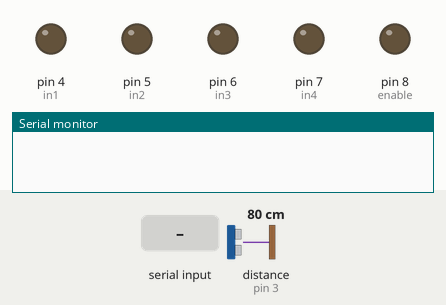
Simulated run of this sketch. Board: Arduino Uno, built with avr-gcc and run on an emulated ATmega328P. Shown: output pins drawn as LEDs (lit = HIGH), the last lines printed to the serial monitor. The test bench sets the inputs (shaded band); at power-on: distance to the obstacle (sensor on pin 3) 80 cm. The echo pulse lasts 58.3 µs per cm; pins used as bus, display or sensor lines are not drawn.

Above: at 1.2 s.
1.3 s: "W" received over the second serial link
At 2.5 s:
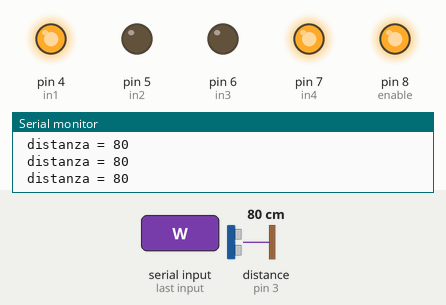
2.8 s: distance to the obstacle (sensor on pin 3) set to 53 cm
5.8 s: distance to the obstacle (sensor on pin 3) set to 47 cm
At 7.0 s:
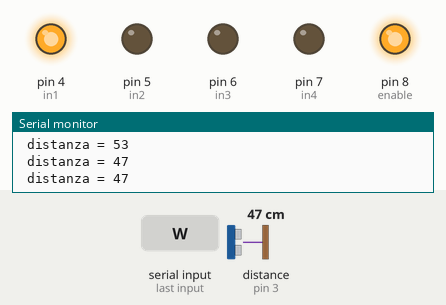
7.3 s: "S" received over the second serial link
At 8.7 s:
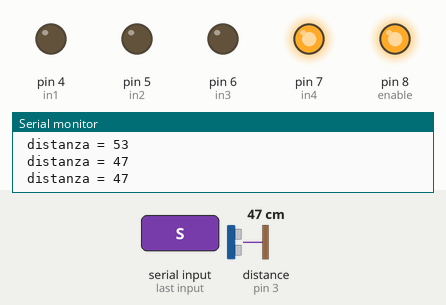
9.3 s: "I" received over the second serial link
At 9.8 s:
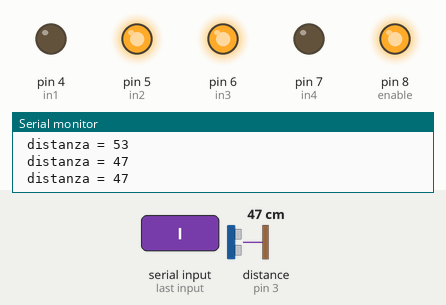
10.8 s: "H" received over the second serial link
At 12.1 s:
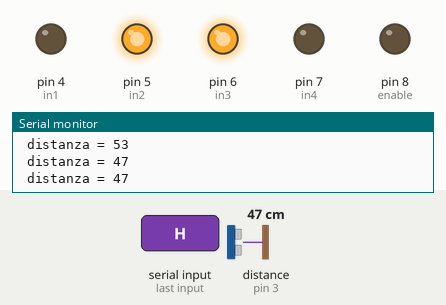
Timing chart, 0 to 13.3 s (numbered marks = the images above; inputs shaded):
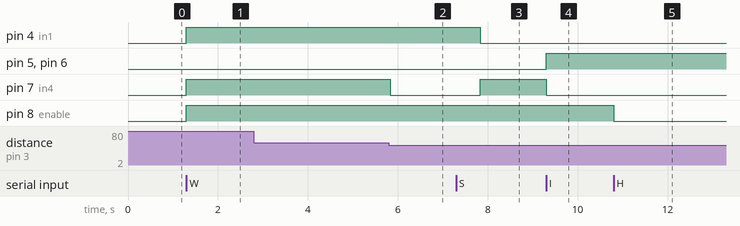

The sketch:

ApeApp.ino
```cpp
#include <SoftwareSerial.h>

int enable = 8;
int in1 = 4;
int in2 = 5;
int in3 = 6;
int in4 = 7;

int distanza;
int triggerPort = 2;
int echoPort = 3;

#define   RX  0
#define   TX  1
SoftwareSerial mySerial(RX, TX);
char Ch;

void setup() {

  pinMode(enable, OUTPUT);
  pinMode(in1, OUTPUT);
  pinMode(in2, OUTPUT);
  pinMode(in3, OUTPUT);
  pinMode(in4, OUTPUT);

  pinMode(triggerPort, OUTPUT );
  pinMode(echoPort, INPUT );

  mySerial.begin(9600);
  Serial.begin(9600);
}

void Sensore() {
  unsigned long durata = 0;
  digitalWrite(triggerPort, HIGH);
  delayMicroseconds(10);
  digitalWrite(triggerPort, LOW);
  durata = pulseIn(echoPort, HIGH);
  distanza = durata / 58;

  Serial.print(" distanza = ");
  Serial.println(distanza);
}

void Indietro() {
  digitalWrite(enable, HIGH);
  digitalWrite(in1, LOW);
  digitalWrite(in2, HIGH);
  digitalWrite(in3, HIGH);
  digitalWrite(in4, LOW);
}

void Avanti() {
  digitalWrite(enable, HIGH);
  digitalWrite(in1, HIGH);
  digitalWrite(in2, LOW);
  digitalWrite(in3, LOW);
  digitalWrite(in4, HIGH);
}

void Stop() {
  digitalWrite(enable, LOW);
}

void Destra() {
  digitalWrite(enable, HIGH);
  digitalWrite(in1, HIGH);
  digitalWrite(in2, LOW);
  digitalWrite(in3, LOW);
  digitalWrite(in4, LOW);
}

void Sinistra() {
  digitalWrite(enable, HIGH);
  digitalWrite(in1, LOW);
  digitalWrite(in2, LOW);
  digitalWrite(in3, LOW);
  digitalWrite(in4, HIGH);
}


void Automatico() {
  Avanti();
  Sensore();
  if (distanza < 50) {
    Destra();
    delay(1000);
  }
}

void loop() {
  if (mySerial.available()) {
    Ch = mySerial.read();
  }
  if (Ch == 'W') {
    Automatico();
  }
  else if (Ch == 'A') {
    Avanti();
  }
  else if (Ch == 'D') {
    Destra();
  }
  else if (Ch == 'S') {
    Sinistra();
  }
  else if (Ch == 'I') {
    Indietro();
  }
  else if (Ch == 'H') {
    Stop();
  }
}
```

Measured:
- the behaviour switches between 50 and 49 cm on distance to the obstacle (sensor on pin 3) (found by bisection; images 1 and 2)
- after the input at 1.3 s, pin 4 (in1), pin 7 (in4), pin 8 (enable): LOW → HIGH at once
- after the input at 5.8 s, pin 7 (in4): HIGH → LOW at once
- after the input at 7.3 s, pin 4 (in1): HIGH → LOW after 0.53 s; pin 7 (in4): LOW → HIGH after 0.53 s
- after the input at 9.3 s, pin 5 (in2), pin 6 (in3): LOW → HIGH at once; pin 7 (in4): HIGH → LOW at once
- after the input at 10.8 s, pin 8 (enable): HIGH → LOW at once
